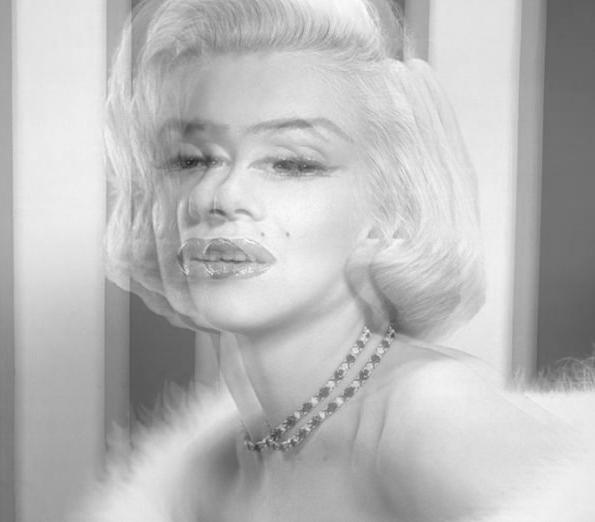

Generate this figure with Python:
from PIL import Image

image = Image.open("red_channel.jpg")
red_left = image.crop((50, 0, image.width, image.height))
red_middle = image.crop((25, 0, image.width - 25, image.height))
blended = Image.blend(red_left, red_middle, 0.5)

final_red = blended.crop((0, 0, 595, 522))
final_red.save("shifted_red.jpg")
print("Final red size:", final_red.size)